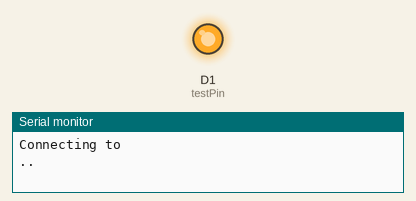
This sketch was run on a simulated ESP8266 (NodeMCU). Shown: output pins drawn as LEDs (lit = HIGH), the last lines printed to the serial monitor. WiFi joins after 1.5 s; servers stay silent unless stated; random numbers use the default seed unless the sketch sets one; not simulated (calls return 0 or success): wificonf.h.

Above: at 1.8 s.
At 2.5 s:
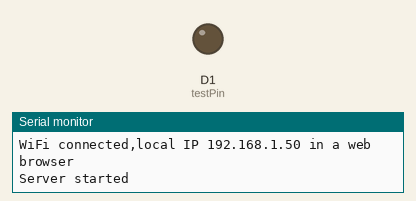
Timing chart, 0 to 4.0 s (numbered marks = the images above):
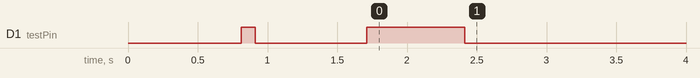

The sketch:

esp-song.ino
```cpp
/**
 * Simple song from the ESP8266
 * TODO
 *
 *
 *
 *
 */
#include <ESP8266WiFi.h>
#include <ESP8266WebServer.h>
#include "wificonf.h" // contains wifiNetwork wifiPassword
#include "espsong_html.h" // contains static pages

int NOTES[] = {523, 587, 659, 698, 784, 880, 987, 1046, 1108};

ESP8266WebServer server(80);

int testPin = D1;

void setup() {
  // put your setup code here, to run once:
  pinMode(testPin, OUTPUT);

  // wifi startup
  Serial.begin(115200);
  delay(10);
  // Connect to WiFi network
  Serial.print("Connecting to ");
  Serial.println(wifiNetwork);
  WiFi.begin(wifiNetwork, wifiPassword);
  while (WiFi.status() != WL_CONNECTED) {
    delay(800);
    Serial.print(".");
    espTone(testPin,NOTES[0],100);
  }
  Serial.println("");
  Serial.printf("WiFi connected,local IP %s in a web browser\n", WiFi.localIP().toString().c_str());
  server.on("/", serveCommandPanel);
  server.on("/chirp", serveDefaultMusicalScale);
  server.on("/random", serveRandomNote);
  server.begin();
  espTone(testPin,NOTES[7],200);
  espTone(testPin,NOTES[7],200);
  espTone(testPin,NOTES[7],200);
  Serial.printf("Server started");
}

void loop() {
  server.handleClient();
}

// simple gamme
void musicalScale(int pin){
  for (int i=0;i<8;i++){
    espTone(pin,NOTES[i],500);
  }
}

void serveCommandPanel(){
  server.send(200, "text/html",chirpPageHtml);
}

void serveRandomNote(){
  server.send(200, "text/html","la");
  long randNoteIndex = random(9);
  espTone(D1,NOTES[randNoteIndex],500);
}

void serveDefaultMusicalScale(){
  server.send(200, "text/html","chirp");
  musicalScale(D1);
}

// base method for simple sound
void espTone(uint8_t _pin, unsigned int frequency, unsigned long duration) {
  pinMode (_pin, OUTPUT );
  analogWriteFreq(frequency);
  analogWrite(_pin,500);
  delay(duration);
  analogWrite(_pin,0);
}
```

espsong_html.h
```cpp
String chirpPageHtml = "<?xml version='1.0'?><html><head><title>esp-song command panel</title><style>.chirp-button{background-color:#42f5bfc9;color:black;padding:4em;font-size:3em}</style></head><body><h1>esp-song command panel</h1><button id='chirp-main' class='chirp-button' onclick='chirp();'>chirp</button><button id='chirp-random' class='chirp-button' onclick='random();'>random</button><script>;const SERVER_IP='192.168.1.35';function chirp(){console.log('chirp IN');var n=new XMLHttpRequest();n.open('GET','http://'+SERVER_IP+'/chirp');n.send(null)};function random(){console.log('random IN');var n=new XMLHttpRequest();n.open('GET','http://'+SERVER_IP+'/random');n.send(null)};</script></body></html>";
```
